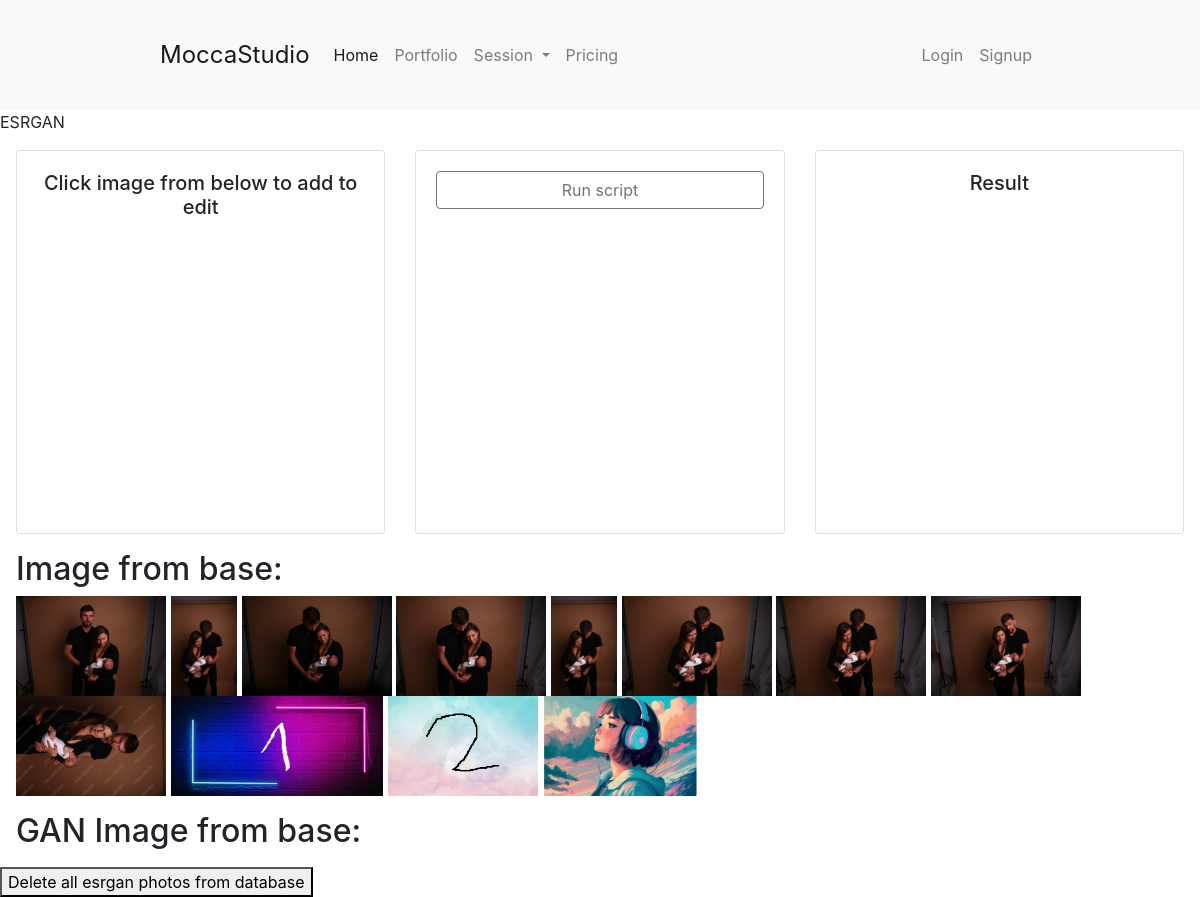
The page /gan_control_panel/esrgan/ on the database as committed earlier.
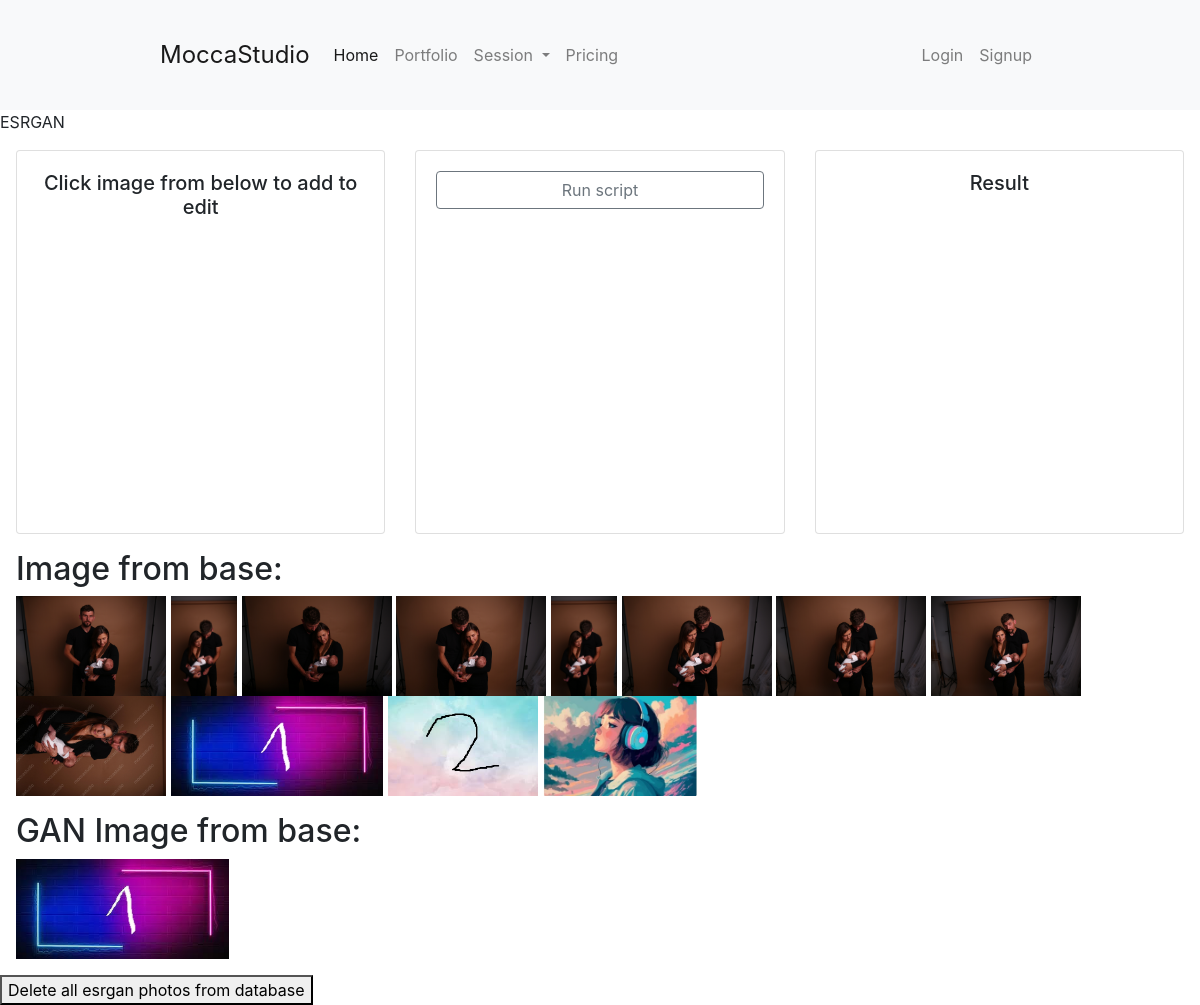
The same page on the database as committed later.
### main/models.py (models this page shows, shortened)
class Photo(models.Model):
    title = models.CharField(max_length=255)
    image = models.ImageField(upload_to='photos/')
    session = models.ForeignKey(Session, on_delete=models.CASCADE,null=True)
    selected_to_edit = models.BooleanField(default=False)
    thumbnail = models.ImageField(upload_to='thumbnails/', blank=True, null=True)
    thumbnail_medium = models.ImageField(upload_to='thumbnails_medium/', blank=True, null=True)

### gan/models.py (models this page shows, shortened)
class esrganPhoto(models.Model):
    title = models.CharField(max_length=255)
    image = models.ImageField(upload_to='gan_photos/esrgan/')

### gan/views.py (the view)
# urls.py: path("gan_control_panel/esrgan/", views.esrgan_site_view, name="esrgan_site_view"),
def esrgan_site_view(request):
    sessions = Session.objects.all()
    photos = Photo.objects.all()
    esrganPhotos = esrganPhoto.objects.all()
    context = {'sessions': sessions, 'photos': photos, 'esrganPhotos' : esrganPhotos}
    return render(request, 'gan/control_panel/esrgan.html', context)

### gan/templates/gan/control_panel/esrgan.html (shortened to what this page needs)
{% extends 'main/base.html' %}
{% block content %}
    <div>ESRGAN</div>
    <div class="m-3">
        <div class="row">
            <div class="col-sm-4">
                <div class="card" style="height: 24rem;">
                    <div class="card-body text-center">
                        <h5 class="card-title">Click image from below to add to edit</h5>
                    </div>
                </div>
            </div>
            <div class="col-sm-4">
                <div class="card text-center" style="height: 24rem;">
                    <div class="card-body">
                        <h5 class="card-title">
                            <form id="myForm" method="post" action="{% url 'ESRGAN_run' %}">
                                <button type="button" class="btn btn-outline-secondary btn-block" onclick="checkAndSubmit()">Run script</button>
                            </form>
                        </h5>
                    </div>
                </div>
            </div>
            <div class="col-sm-4">
                <div class="card" style="height: 24rem;">
                    <div class="card-body text-center">
                        <h5 class="card-title">Result</h5>
                    </div>
                </div>
            </div>
        </div>
    </div>
    <div class="m-3" id="image_from_base">
        <h2>Image from base:</h2>
        {% for session in sessions %}
        {% for photo in session.photo_set.all %}
            <img src="{{ photo.image.url }}" alt="connect" style="max-height: 100px"
                data-photo-id="{{ photo.id }}" onclick="moveImageToEdit(this)">
        {% endfor %}
    {% endfor %}
    </div>
    <div class="m-3" id="gan_image_from_base">
        <h2>GAN Image from base:</h2>
        {% for esrganPhoto in esrganPhotos %}
            <img src="{{ esrganPhoto.image.url }}" alt="connect" style="max-height: 100px">
        {% endfor %}
    </div>
    <form action="{% url 'delete_all_esrgan_photos' %}" method="post">
        <button type="submit">Delete all esrgan photos from database</button>
      </form>
{% endblock %}

Rows that differ between the two databases and show on the page:
added esrganPhoto: image (picture)
